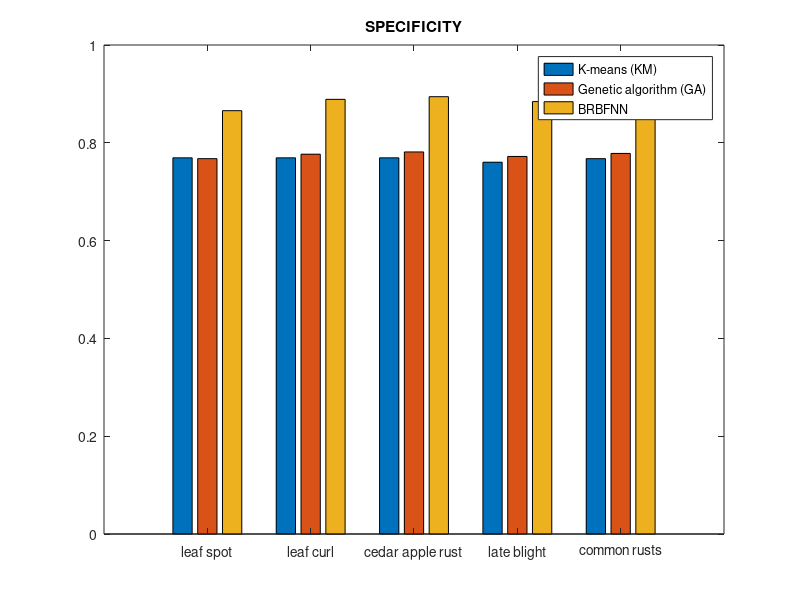
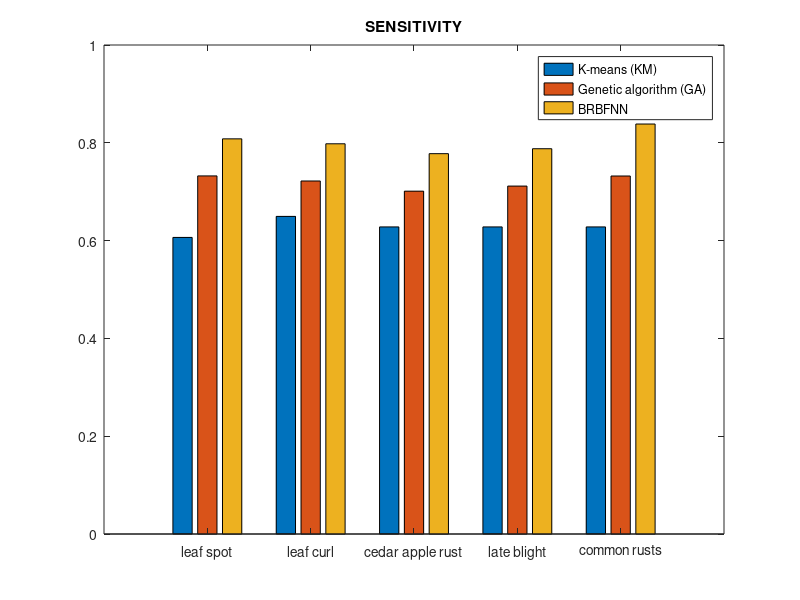
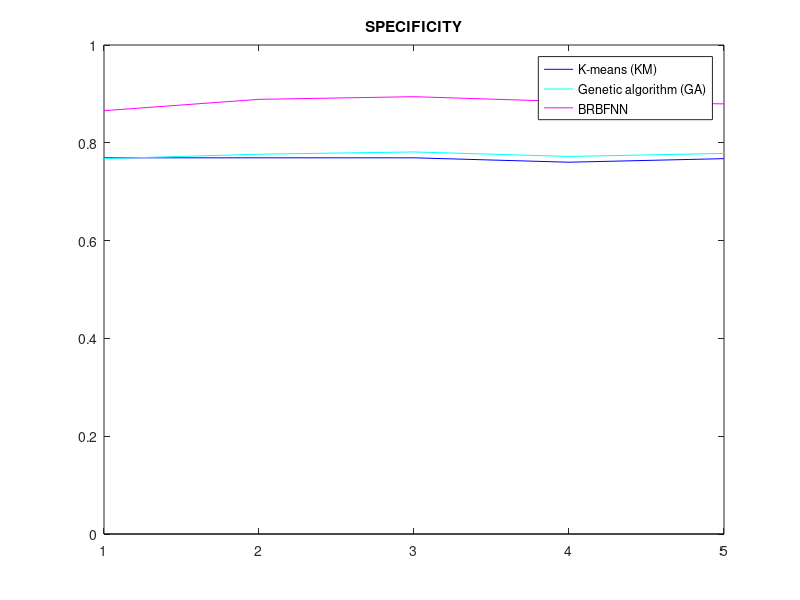
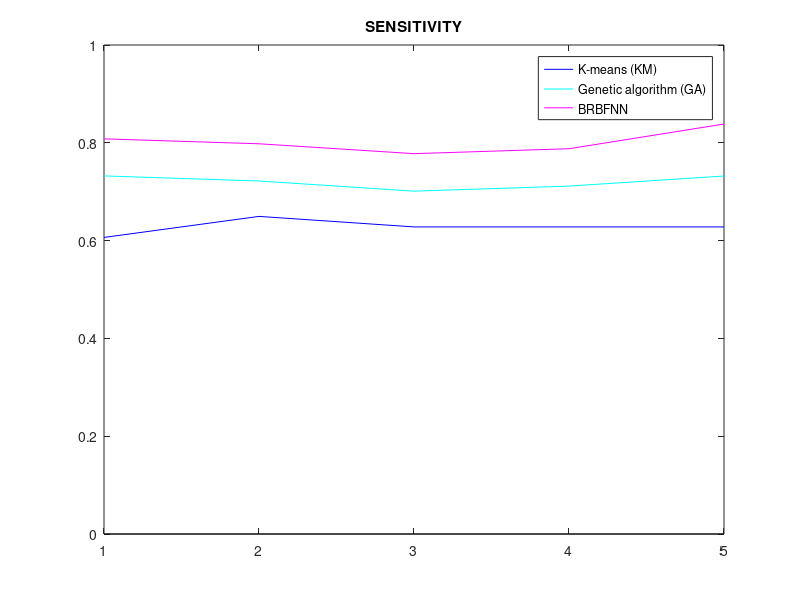

These charts were generated, in order, by the following MATLAB code:

A=(0.7693+0.7693+0.7693+0.7603+0.7676 )/5; 
B=(0.7676+0.7767+0.7813+0.7721+0.7783 )/5; 
C=(0.8657+0.8889+0.8943+0.8843+0.8796 )/5;
A1=(0.6065+0.6495+0.6280+0.6280+0.6280 )/5 ;
B1=(0.7323+0.7219+0.7011+0.7115+0.7321 )/5; 
C1=(0.8081+0.7980+0.7778+0.7879+0.8384 )/5;
disp([' -------------------------------------------------SPECIFICITY-----------------------------------------------------------------  ']);
disp([' -----------------------------------------------------------------------------------------------------------------------------  ']);
disp(['Disease                   ' 'K-means                       ' 'Genetic algorithm                     ''BRBFNN                    ']);
disp([' -----------------------------------------------------------------------------------------------------------------------------  ']);
disp(['common rusts              ' '0.7676                        ' '0.7783                                ''0.8796                    ']);
disp(['late blight               ' '0.7603                        ' '0.7721                                ''0.8843                    ']);
disp(['cedar apple rust          ' '0.7693                        ' '0.7813                                ''0.8943                    ']);
disp(['leaf curl                 ' '0.7693                        ' '0.7767                                ''0.8889                    ']); 
disp(['leaf spot                 ' '0.7693                        ' '0.7676                                ''0.8657                    ']); 
disp([A B C]);

disp([' -------------------------------------------------SENSITIVITY-----------------------------------------------------------------  ']);
disp([' -----------------------------------------------------------------------------------------------------------------------------  ']);
disp(['Disease                   ' 'K-means                       ' 'Genetic algorithm                     ''BRBFNN                    ']);
disp([' -----------------------------------------------------------------------------------------------------------------------------  ']);
disp(['common rusts              ' '0.6065                        ' '0.7323                                ''0.8081                    ']);
disp(['late blight               ' '0.6495                        ' '0.7219                                ''0.7980                    ']);
disp(['cedar apple rust          ' '0.6280                        ' '0.7011                                ''0.7778                    ']);
disp(['leaf curl                 ' '0.6280                        ' '0.7115                                ''0.7879                    ']); 
disp(['leaf spot                 ' '0.6280                        ' '0.7321                                ''0.8384                    ']); 
disp([A1 B1 C1]);

A=[0.7693 0.7676 0.8657; 0.7693 0.7767 0.8889; 0.7693 0.7813 0.8943; 0.7603 0.7721 0.8843; 0.7676 0.7783 0.8796 ];
B=[0.6065 0.7323 0.8081; 0.6495 0.7219  0.7980; 0.6280 0.7011 0.7778; 0.6280 0.7115  0.7879; 0.6280 0.7321 0.8384];
figure(5);
bar(A);
legend('K-means (KM)','Genetic algorithm (GA)','BRBFNN');
title('SPECIFICITY');
set(gca,'xtickLabel',{'leaf spot','leaf curl ','cedar apple rust ','late blight ','common rusts'})
figure(6);
bar(B);
set(gca,'xtickLabel',{'leaf spot','leaf curl ','cedar apple rust ','late blight ','common rusts'})
legend('K-means (KM)','Genetic algorithm (GA)','BRBFNN');
title('SENSITIVITY');
figure(7);
x=[1;2;3;4;5];
A0=[0;0;0;0;0];
Aa=[0.7693;0.7693;0.7693;0.7603;0.7676];
Ab=[0.7676;0.7767;0.7813;0.7721;0.7783];
Ac=[0.8657;0.8889;0.8943;0.8843;0.8796];
plot(x,Aa,'b',x,Ab,'c',x,Ac,'m',x,A0,'k')
legend('K-means (KM)','Genetic algorithm (GA)','BRBFNN');
title('SPECIFICITY');
figure(8);
x=[1;2;3;4;5];
B0=[0;0;0;0;0];
Ba=[0.6065;0.6495;0.6280;0.6280;0.6280]; 
Bb=[0.7323;0.7219;0.7011;0.7115;0.7321];
Bc=[0.8081;0.7980;0.7778;0.7879;0.8384];
plot(x,Ba,'b',x,Bb,'c',x,Bc,'m',x,B0,'k')
legend('K-means (KM)','Genetic algorithm (GA)','BRBFNN');
title('SENSITIVITY');
disp([' -------------------------------------------------VPC-----------------------------------------------------------------  ']);
disp([' -----------------------------------------------------------------------------------------------------------------------------  ']);
disp(['Disease                   ' 'K-means                       ' 'Genetic algorithm                     ''BRBFNN                    ']);
disp([' -----------------------------------------------------------------------------------------------------------------------------  ']);
disp(['common rusts              ' '0.8133                        ' '0.8300                                ''0.8467                    ']);
disp(['late blight               ' '0.8156                        ' '0.8322                                ''0.8489                    ']);
disp(['cedar apple rust          ' '0.8200                        ' '0.8367                                ''0.8533                    ']);
disp(['leaf curl                 ' '0.8133                        ' '0.8256                                ''0.8422                    ']); 
disp(['leaf spot                 ' '0.8044                        ' '0.8211                                ''0.8533                    ']); 

disp([' -------------------------------------------------VPE-----------------------------------------------------------------  ']);
disp([' -----------------------------------------------------------------------------------------------------------------------------  ']);
disp(['Disease                   ' 'K-means                       ' 'Genetic algorithm                     ''BRBFNN                    ']);
disp([' -----------------------------------------------------------------------------------------------------------------------------  ']);
disp(['common rusts              ' '0.1867                        ' '0.1700                                ''0.1533                    ']);
disp(['late blight               ' '0.1844                        ' '0.1678                                ''0.1511                    ']);
disp(['cedar apple rust          ' '0.1800                        ' '0.1633                                ''0.1467                    ']);
disp(['leaf curl                 ' '0.1867                        ' '0.1744                                ''0.1578                    ']); 
disp(['leaf spot                 ' '0.1955                        ' '0.1789                                ''0.1467                    ']); 


A=[0.8467 0.8300 0.8133; 0.8489 0.8322 0.8156; 0.8533 0.8367 0.8200; 0.8422 0.8256 0.8133; 0.8533 0.8211 0.8044 ];
B=[0.1533 0.1700 0.1867; 0.1511 0.1678  0.1844; 0.1467 0.1633 0.1800; 0.1578 0.1744  0.1867; 0.1467 0.1789 0.1955];
figure(9);
bar(A);
title('VPC');
legend('BRBFNN','Genetic algorithm (GA)','K-means (KM)');
set(gca,'xtickLabel',{'leaf spot','leaf curl ','cedar apple rust ','late blight ','common rusts'})
figure(10);
bar(B);
legend('BRBFNN','Genetic algorithm (GA)','K-means (KM)');
set(gca,'xtickLabel',{'leaf spot','leaf curl ','cedar apple rust ','late blight ','common rusts'})
title('VPE');
